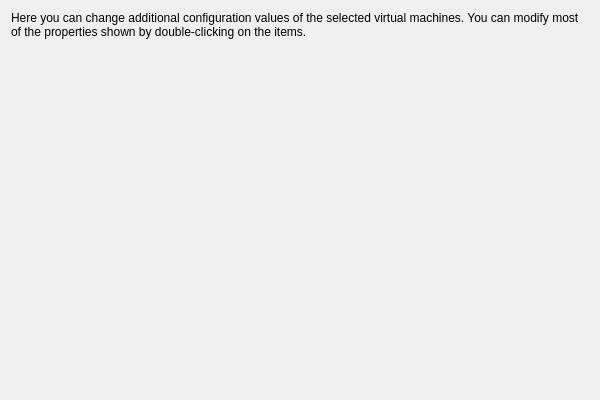
<?xml version="1.0" encoding="UTF-8"?>
<ui version="4.0">
 <comment>
 VBox frontends: Qt4 GUI ("VirtualBox"):

     Copyright (C) 2009-2010 Oracle Corporation

     This file is part of VirtualBox Open Source Edition (OSE), as
     available from http://www.virtualbox.org. This file is free software;
     you can redistribute it and/or modify it under the terms of the GNU
     General Public License (GPL) as published by the Free Software
     Foundation, in version 2 as it comes in the "COPYING" file of the
     VirtualBox OSE distribution. VirtualBox OSE is distributed in the
     hope that it will be useful, but WITHOUT ANY WARRANTY of any kind.
 </comment>
 <class>UIExportApplianceWzdPage4</class>
 <widget class="QWidget" name="UIExportApplianceWzdPage4">
  <property name="geometry">
   <rect>
    <x>0</x>
    <y>0</y>
    <width>600</width>
    <height>400</height>
   </rect>
  </property>
  <property name="sizePolicy">
   <sizepolicy hsizetype="Minimum" vsizetype="Minimum">
    <horstretch>0</horstretch>
    <verstretch>0</verstretch>
   </sizepolicy>
  </property>
  <layout class="QVBoxLayout" name="m_pLayout1">
   <property name="bottomMargin" >
    <number>0</number>
   </property>
   <item>
    <widget class="QILabel" name="m_pPage2Text1">
     <property name="text">
      <string>Here you can change additional configuration values of the selected virtual machines. You can modify most of the properties shown by double-clicking on the items.</string>
     </property>
     <property name="wordWrap">
      <bool>true</bool>
     </property>
    </widget>
   </item>
   <item>
    <widget class="UIApplianceExportEditorWidget" name="m_pApplianceWidget" native="true">
     <property name="sizePolicy">
      <sizepolicy hsizetype="Preferred" vsizetype="MinimumExpanding">
       <horstretch>0</horstretch>
       <verstretch>0</verstretch>
      </sizepolicy>
     </property>
    </widget>
   </item>
  </layout>
 </widget>
 <customwidgets>
  <customwidget>
   <class>QILabel</class>
   <extends>QLabel</extends>
   <header>QILabel.h</header>
  </customwidget>
  <customwidget>
   <class>UIApplianceExportEditorWidget</class>
   <extends>QWidget</extends>
   <header>UIApplianceExportEditorWidget.h</header>
   <container>1</container>
  </customwidget>
 </customwidgets>
 <resources/>
 <connections/>
</ui>
